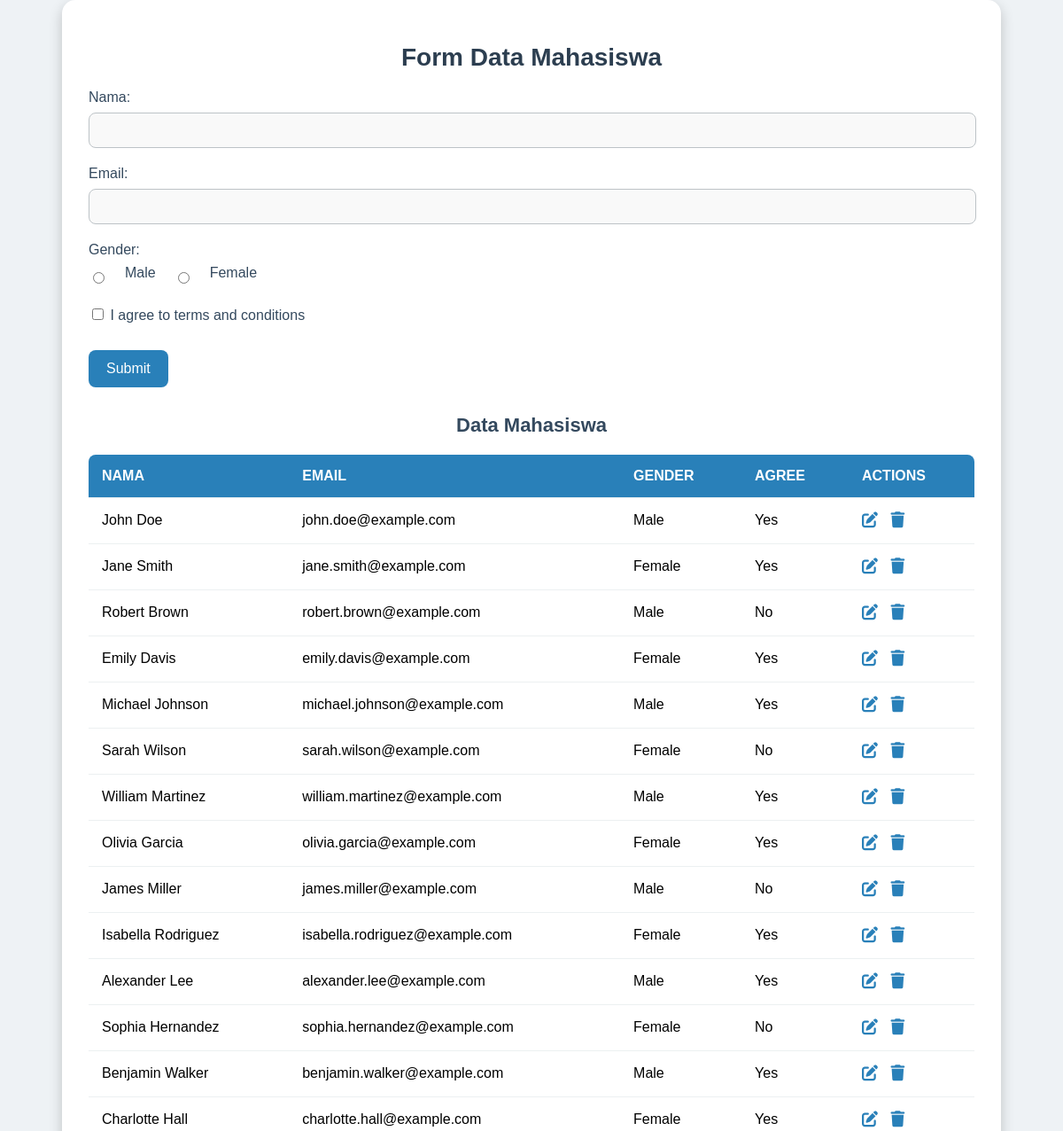
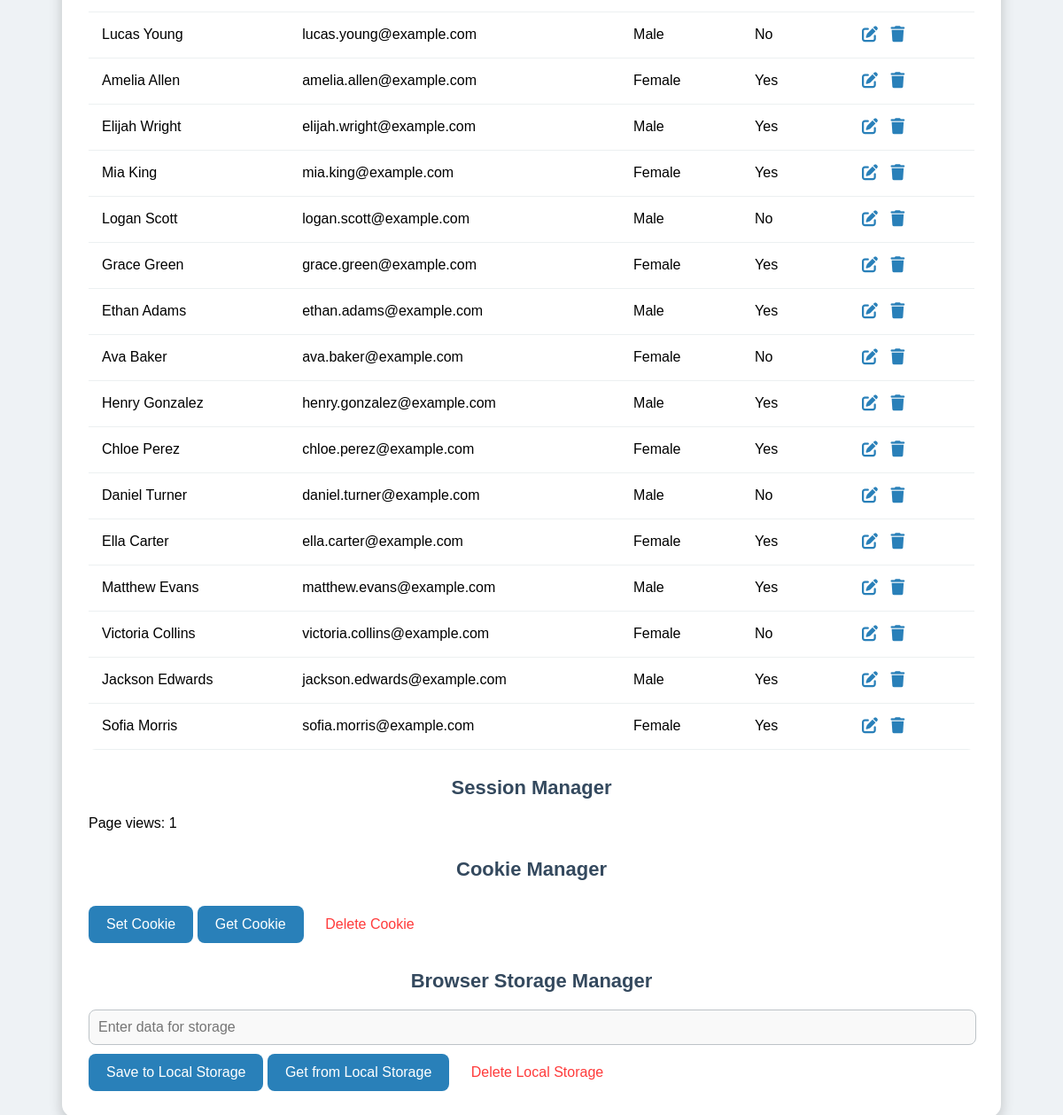
The page / on the database its author committed (2 pictures, top to bottom).
### tables this page shows
CREATE TABLE `mahasiswa` (
  `id` int(11) NOT NULL,
  `nama` varchar(255) NOT NULL,
  `email` varchar(255) NOT NULL,
  `gender` enum('Male','Female') NOT NULL,
  `agree` tinyint(1) NOT NULL,
  `ip_address` varchar(255) NOT NULL,
  `user_agent` text NOT NULL,
  `created_at` timestamp NOT NULL DEFAULT current_timestamp()
);

### fetchData.php (the view)
<?php
$host = 'localhost';
$dbname = 'uas_pemweb';
$username = 'root';
$password = '';
try {
    $conn = new PDO("mysql:host=$host;dbname=$dbname", $username, $password);
    $conn->setAttribute(PDO::ATTR_ERRMODE, PDO::ERRMODE_EXCEPTION);
    $stmt = $conn->query("SELECT id, nama, email, gender, agree FROM mahasiswa");
    while ($row = $stmt->fetch(PDO::FETCH_ASSOC)) {
        echo "<tr>";
        echo "<td>" . htmlspecialchars($row['nama']) . "</td>";
        echo "<td>" . htmlspecialchars($row['email']) . "</td>";
        echo "<td>" . htmlspecialchars($row['gender']) . "</td>";
        echo "<td>" . ($row['agree'] ? 'Yes' : 'No') . "</td>";
        echo "<td>";
        echo "<a href='index.php?id=" . $row['id'] . "&nama=" . urlencode($row['nama']) . "&email=" . urlencode($row['email']) . "&gender=" . $row['gender'] . "&agree=" . $row['agree'] . "' class='btn-icon'><i class='fas fa-edit'></i></a> ";
        echo "<a href='saveData.php?delete_id=" . $row['id'] . "' class='btn-icon btn-danger' onclick='return confirm(\"Are you sure?\")'><i class='fas fa-trash'></i></a>";
        echo "</td>";
        echo "</tr>";
    }
} catch (PDOException $e) {
    echo "Error: " . $e->getMessage();
}
?>

### index.php (shortened to what this page needs)
<!DOCTYPE html>
<html lang="en">
<head>
    <link rel="stylesheet" href="styles.css">
    <link rel="stylesheet" href="https://cdnjs.cloudflare.com/ajax/libs/font-awesome/6.0.0-beta3/css/all.min.css">
</head>
<body>
    <div class="container">
        <h1 class="title">Form Data Mahasiswa</h1>
        <form id="user-form" method="POST" action="saveData.php">
            <div class="form-group">
                <label for="nama">Nama:</label>
                <input type="text" id="nama" name="nama" class="input-field" required>
            </div>
            <div class="form-group">
                <label for="email">Email:</label>
                <input type="email" id="email" name="email" class="input-field" required>
            </div>
            <div class="form-group">
                <label>Gender:</label>
                <div class="radio-group">
                    <input type="radio" id="male" name="gender" value="Male" required>
                    <label for="male">Male</label>
                    <input type="radio" id="female" name="gender" value="Female" required>
                    <label for="female">Female</label>
                </div>
            </div>
            <div class="form-group">
                <label>
                    <input type="checkbox" id="agree" name="agree">
                    I agree to terms and conditions
                </label>
            </div>
            <button type="submit" class="btn btn-primary">Submit</button>
        </form>
        <h2 class="subtitle">Data Mahasiswa</h2>
        <table id="data-table" class="table">
            <thead>
                <tr>
                    <th>Nama</th>
                    <th>Email</th>
                    <th>Gender</th>
                    <th>Agree</th>
                    <th>Actions</th>
                </tr>
            </thead>
            <tbody>
                <?php include_once 'fetchData.php'; ?>
            </tbody>
        </table>
        <h2 class="subtitle">Session Manager</h2>
        <div id="session-info">
            <?php include_once 'sessionDisplay.php'; ?>
        </div>
        <h2 class="subtitle">Cookie Manager</h2>
        <div class="cookie-manager">
            <button onclick="setCookie('GFG', 'SampleCookie', 7)" class="btn btn-primary">Set Cookie</button>
            <button onclick="alert(getCookie('GFG'))" class="btn btn-primary">Get Cookie</button>
            <button onclick="deleteCookie('GFG')" class="btn btn-danger">Delete Cookie</button>
        </div>
        <h2 class="subtitle">Browser Storage Manager</h2>
        <div class="storage-manager">
            <input type="text" id="storage-input" class="input-field" placeholder="Enter data for storage">
            <button onclick="saveToLocalStorage('localKey', document.getElementById('storage-input').value)" class="btn btn-primary">Save to Local Storage</button>
            <button onclick="alert(getFromLocalStorage('localKey'))" class="btn btn-primary">Get from Local Storage</button>
            <button onclick="deleteFromLocalStorage('localKey')" class="btn btn-danger">Delete Local Storage</button>
        </div>
    </div>
</body>
</html>

### sessionDisplay.php (shortened to what this page needs)
<?php
echo "<p>Page views: " . $_SESSION['page_views'] . "</p>";
?>

### styles.css (style rules this page uses)
body { font-family: 'Arial', sans-serif; background-color: #eef2f5; margin: 0; padding: 0; display: flex; justify-content: center; align-items: center; min-height: 100vh; }
.container { background: #ffffff; padding: 30px; border-radius: 15px; box-shadow: 0 6px 15px rgba(0, 0, 0, 0.2); width: 90%; max-width: 1000px; }
.title { text-align: center; color: #2c3e50; margin-bottom: 20px; font-size: 28px; font-weight: bold; }
.subtitle { margin-top: 30px; color: #34495e; text-align: center; font-size: 22px; font-weight: bold; }
.form-group { margin-bottom: 20px; }
label { display: block; margin-bottom: 8px; color: #34495e; font-size: 16px; }
.input-field { width: calc(100% - 20px); padding: 10px; border: 1px solid #bdc3c7; border-radius: 8px; font-size: 16px; background-color: #f9f9f9; transition: border-color 0.3s; }
.radio-group { display: flex; gap: 20px; align-items: center; margin-top: 5px; }
.btn { padding: 12px 20px; border: none; border-radius: 8px; font-size: 16px; cursor: pointer; display: inline-block; text-decoration: none; margin-top: 10px; }
.btn-primary { background-color: #2980b9; color: white; transition: background-color 0.3s; }
.btn-danger { background-color: #ffffff; color: rgb(255, 59, 59); }
.btn-icon { font-size: 18px; color: #2980b9; margin-right: 10px; text-decoration: none; transition: color 0.3s; }
.table { width: 100%; border-collapse: collapse; margin-top: 20px; background-color: #ffffff; border-radius: 8px; overflow: hidden; }
.table th, .table td { padding: 15px; text-align: left; border-bottom: 1px solid #ecf0f1; font-size: 16px; }
.table th { background-color: #2980b9; color: #ffffff; text-transform: uppercase; }

### rows shown on the page
mahasiswa: nama "John Doe", email "john.doe@example.com", gender "Male", agree "Yes"
mahasiswa: nama "Jane Smith", email "jane.smith@example.com", gender "Female", agree "Yes"
mahasiswa: nama "Robert Brown", email "robert.brown@example.com", gender "Male", agree "No"
mahasiswa: nama "Emily Davis", email "emily.davis@example.com", gender "Female", agree "Yes"
mahasiswa: nama "Michael Johnson", email "michael.johnson@example.com", gender "Male", agree "Yes"
mahasiswa: nama "Sarah Wilson", email "sarah.wilson@example.com", gender "Female", agree "No"
mahasiswa: nama "William Martinez", email "william.martinez@example.com", gender "Male", agree "Yes"
mahasiswa: nama "Olivia Garcia", email "olivia.garcia@example.com", gender "Female", agree "Yes"
mahasiswa: nama "James Miller", email "james.miller@example.com", gender "Male", agree "No"
mahasiswa: nama "Isabella Rodriguez", email "isabella.rodriguez@example.com", gender "Female", agree "Yes"
mahasiswa: nama "Alexander Lee", email "alexander.lee@example.com", gender "Male", agree "Yes"
mahasiswa: nama "Sophia Hernandez", email "sophia.hernandez@example.com", gender "Female", agree "No"
mahasiswa: nama "Benjamin Walker", email "benjamin.walker@example.com", gender "Male", agree "Yes"
mahasiswa: nama "Charlotte Hall", email "charlotte.hall@example.com", gender "Female", agree "Yes"
mahasiswa: nama "Lucas Young", email "lucas.young@example.com", gender "Male", agree "No"
mahasiswa: nama "Amelia Allen", email "amelia.allen@example.com", gender "Female", agree "Yes"
mahasiswa: nama "Elijah Wright", email "elijah.wright@example.com", gender "Male", agree "Yes"
mahasiswa: nama "Mia King", email "mia.king@example.com", gender "Female", agree "Yes"
mahasiswa: nama "Logan Scott", email "logan.scott@example.com", gender "Male", agree "No"
mahasiswa: nama "Grace Green", email "grace.green@example.com", gender "Female", agree "Yes"
mahasiswa: nama "Ethan Adams", email "ethan.adams@example.com", gender "Male", agree "Yes"
mahasiswa: nama "Ava Baker", email "ava.baker@example.com", gender "Female", agree "No"
mahasiswa: nama "Henry Gonzalez", email "henry.gonzalez@example.com", gender "Male", agree "Yes"
mahasiswa: nama "Chloe Perez", email "chloe.perez@example.com", gender "Female", agree "Yes"
mahasiswa: nama "Daniel Turner", email "daniel.turner@example.com", gender "Male", agree "No"
mahasiswa: nama "Ella Carter", email "ella.carter@example.com", gender "Female", agree "Yes"
mahasiswa: nama "Matthew Evans", email "matthew.evans@example.com", gender "Male", agree "Yes"
mahasiswa: nama "Victoria Collins", email "victoria.collins@example.com", gender "Female", agree "No"
mahasiswa: nama "Jackson Edwards", email "jackson.edwards@example.com", gender "Male", agree "Yes"
mahasiswa: nama "Sofia Morris", email "sofia.morris@example.com", gender "Female", agree "Yes"

### other values the page prints
$_SESSION['page_views'] "1"
